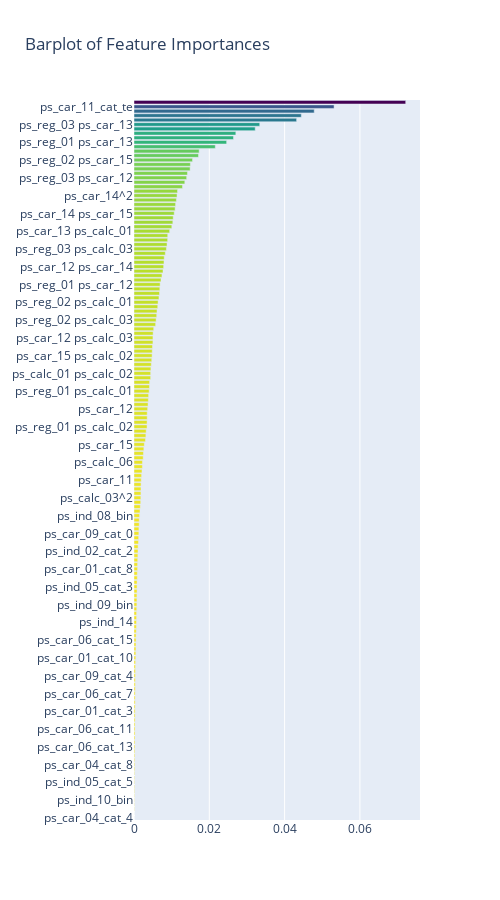

Notebook code cell kept with this figure:
### Markdown cell above
### 3.2 Sorted list of all the features ranked by order of their importance

- zip(*zip_list) : unzip, unpack

### Code cell
x, y = (list(x) for x in zip(*sorted(zip(rf.feature_importances_, features), reverse=False)))

trace = go.Bar(
    x=x, y=y,
    marker=dict(color=x, colorscale='Viridis', reversescale=True),
    name='Random Forest Feature Importance',
    orientation='h'
)

layout = dict(
    title='Barplot of Feature Importances',
    width=500, height=900,
    yaxis=dict(showgrid=False, showline=False, showticklabels=True)
)

fig = go.Figure(data=[trace])
fig['layout'].update(layout)
py.iplot(fig, filename='plots')

### Figure 1 — Plotly figure (JSON) as saved in the notebook; plotly's stock layout.template omitted (floating-point values rounded to 4 significant figures; data arrays with more than 128 entries replaced by an {"elided": "..."} marker saying what was removed)
{"data": [{"marker": {"color": {"elided": "162 float values"}, "colorscale": [[0, "#440154"], [0.1111, "#482878"], [0.2222, "#3e4989"], [0.3333, "#31688e"], [0.4444, "#26828e"], [0.5556, "#1f9e89"], [0.6667, "#35b779"], [0.7778, "#6ece58"], [0.8889, "#b5de2b"], [1, "#fde725"]], "reversescale": true}, "name": "Random Forest Feature Importance", "orientation": "h", "type": "bar", "x": {"elided": "162 float values"}, "y": {"elided": "162 str values"}}], "layout": {"height": 900, "title": {"text": "Barplot of Feature Importances"}, "width": 500, "yaxis": {"showgrid": false, "showline": false, "showticklabels": true}}}
